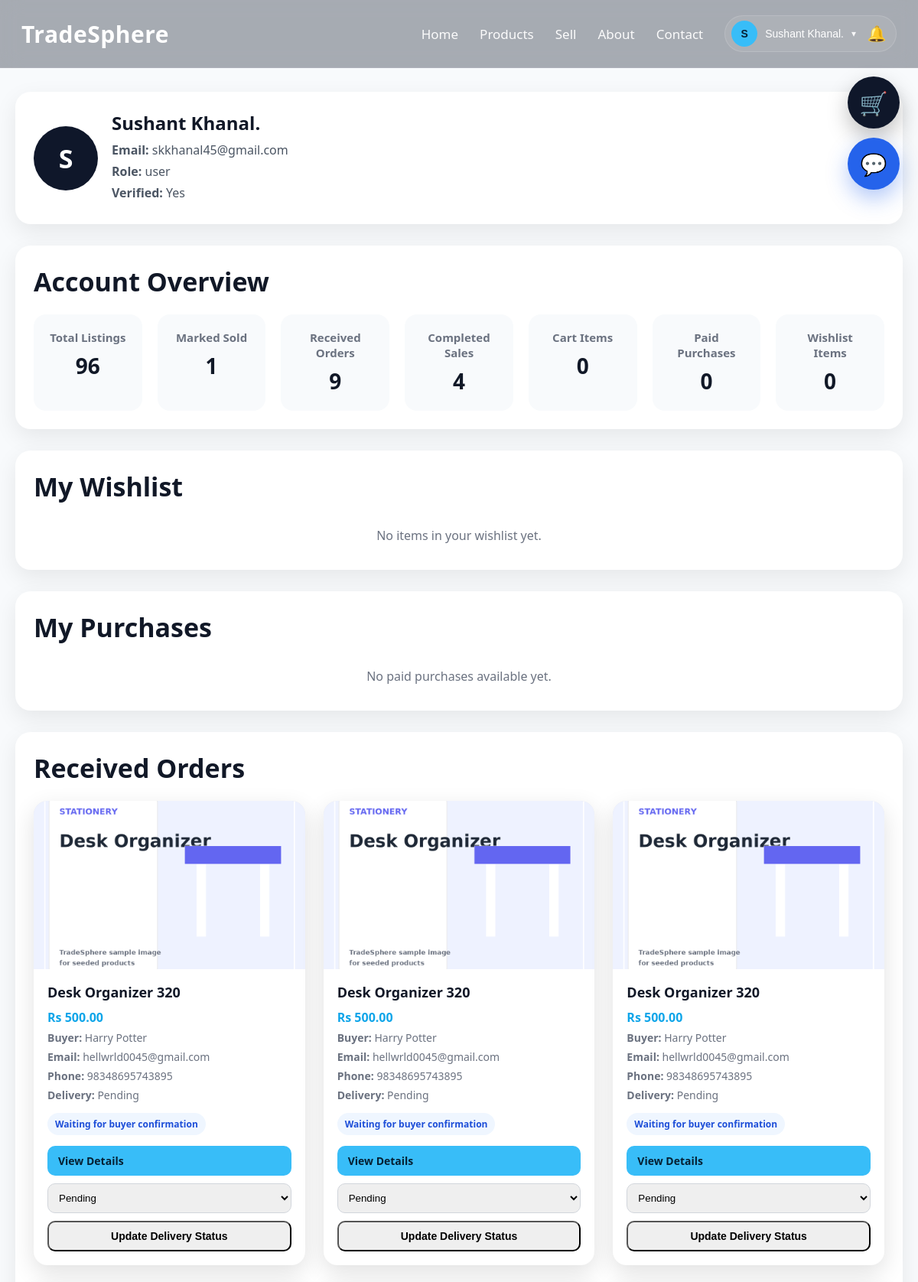
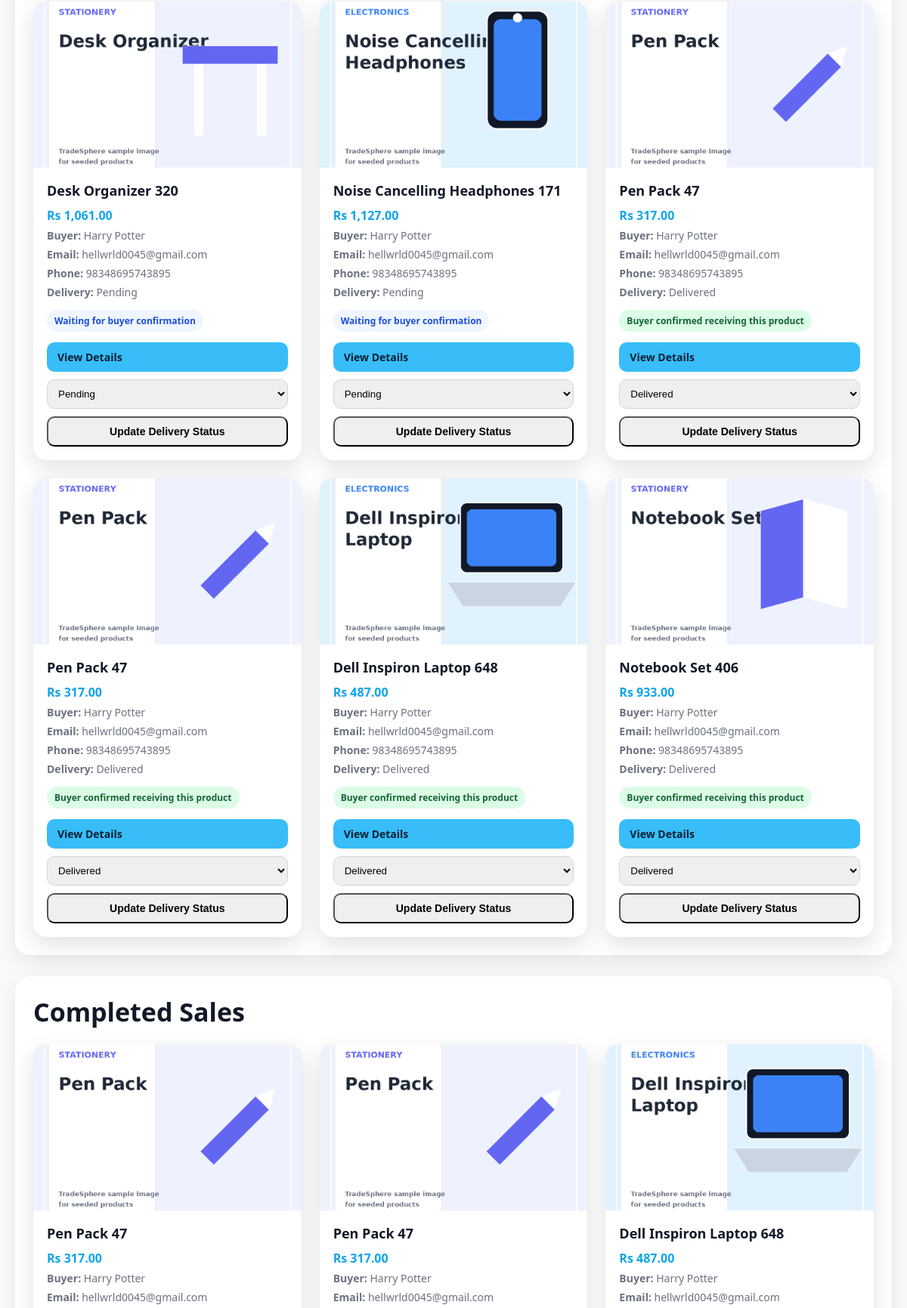
The app's page /profile.php (signed in, upper part) with its own data (2 pictures, top to bottom).
### tables this page shows
CREATE TABLE `users` (
  `id` int(11) NOT NULL,
  `name` varchar(100) DEFAULT NULL,
  `email` varchar(150) DEFAULT NULL,
  `password` varchar(255) DEFAULT NULL,
  `role` enum('user','admin') DEFAULT 'user',
  `is_verified` tinyint(1) DEFAULT 0,
  `email_otp` varchar(255) DEFAULT NULL,
  `otp_expires_at` datetime DEFAULT NULL,
  `reset_token` varchar(255) DEFAULT NULL,
  `reset_expires_at` datetime DEFAULT NULL,
  `created_at` timestamp NOT NULL DEFAULT current_timestamp()
);

CREATE TABLE `orders` (
  `id` int(11) NOT NULL,
  `user_id` int(11) NOT NULL,
  `product_id` int(11) NOT NULL,
  `seller_user_id` int(11) DEFAULT NULL,
  `buyer_name` varchar(120) NOT NULL,
  `buyer_email` varchar(120) NOT NULL,
  `buyer_phone` varchar(30) NOT NULL,
  `buyer_message` text DEFAULT NULL,
  `amount` decimal(10,2) NOT NULL,
  `quantity` int(11) NOT NULL DEFAULT 1,
  `transaction_uuid` varchar(120) NOT NULL,
  `payment_method` varchar(50) NOT NULL DEFAULT 'eSewa',
  `payment_status` varchar(50) NOT NULL DEFAULT 'pending',
  `order_status` varchar(50) NOT NULL DEFAULT 'placed',
  `seller_delivery_status` varchar(50) NOT NULL DEFAULT 'pending',
  `buyer_received` tinyint(1) NOT NULL DEFAULT 0,
  `delivered_at` datetime DEFAULT NULL,
  `buyer_received_at` datetime DEFAULT NULL,
  `seller_cleared` tinyint(1) NOT NULL DEFAULT 0,
  `esewa_ref_id` varchar(120) DEFAULT NULL,
  `created_at` timestamp NOT NULL DEFAULT current_timestamp(),
  `updated_at` timestamp NOT NULL DEFAULT current_timestamp() ON UPDATE current_timestamp()
);

CREATE TABLE `products` (
  `id` int(11) NOT NULL,
  `user_id` int(11) DEFAULT NULL,
  `name` varchar(255) DEFAULT NULL,
  `category_id` int(11) DEFAULT NULL,
  `price` decimal(10,2) DEFAULT NULL,
  `city` varchar(100) DEFAULT NULL,
  `seller_email` varchar(150) DEFAULT NULL,
  `contact_number` varchar(20) DEFAULT NULL,
  `contact_info` varchar(255) DEFAULT NULL,
  `image` varchar(255) DEFAULT NULL,
  `description` text DEFAULT NULL,
  `product_condition` varchar(50) DEFAULT NULL,
  `status` enum('available','sold') DEFAULT 'available',
  `created_at` timestamp NOT NULL DEFAULT current_timestamp(),
  `average_rating` decimal(3,2) NOT NULL DEFAULT 0.00,
  `rating_count` int(11) NOT NULL DEFAULT 0
);

### profile.php (the view, shortened to what the rows shown need)
<?php
include "config/db.php";
$userEmail = $conn->real_escape_string($_SESSION['user']);
$userRes = $conn->query("SELECT * FROM users WHERE email='$userEmail' LIMIT 1");
$user = $userRes ? $userRes->fetch_assoc() : null;
$userId = (int)$user['id'];
$highlightOrderId = 0;
$receivedOrders = $conn->query("
    SELECT
        o.*,
        p.name AS product_name,
        p.image AS product_image
    FROM orders o
    INNER JOIN products p ON o.product_id = p.id
    WHERE o.seller_user_id = $userId
    ORDER BY o.created_at DESC
");
$mySales = $conn->query("
    SELECT
        o.*,
        p.name AS product_name,
        p.image AS product_image
    FROM orders o
    INNER JOIN products p ON o.product_id = p.id
    WHERE o.seller_user_id = $userId
    AND o.buyer_received = 1
    ORDER BY o.buyer_received_at DESC, o.created_at DESC
");
?>
<!DOCTYPE html>
<html lang="en">
<head>
    <link rel="stylesheet" href="css/style.css">
</head>
<body>
<?php include "includes/navbar.php"; ?>
<div class="page-wrap">
    <div class="container">
        <div class="profile-section-card">
            <div class="profile-header-box">
                <div class="profile-avatar-lg"><?php echo htmlspecialchars($firstLetter); ?></div>
                <div class="profile-meta">
                    <h2 style="margin:0 0 8px 0;"><?php echo htmlspecialchars($user['name']); ?></h2>
                    <p><strong>Email:</strong> <?php echo htmlspecialchars($user['email']); ?></p>
                    <p><strong>Role:</strong> <?php echo htmlspecialchars($user['role']); ?></p>
                    <p><strong>Verified:</strong> <?php echo ((int)$user['is_verified'] === 1) ? "Yes" : "No"; ?></p>
                </div>
            </div>
        </div>
        <div class="profile-section-card">
            <h2 class="section-title" style="text-align:left; margin-bottom:20px;">Account Overview</h2>
        </div>
        <div class="profile-section-card" id="wishlist">
            <div class="wishlist-heading-row">
                <h2 class="section-title" style="text-align:left; margin-bottom:0;">My Wishlist</h2>
            </div>
        </div>
        <div class="profile-section-card" id="purchases">
            <h2 class="section-title" style="text-align:left; margin-bottom:20px;">My Purchases</h2>
        </div>
        <div class="profile-section-card" id="orders_received">
            <h2 class="section-title" style="text-align:left; margin-bottom:20px;">Received Orders</h2>
            <?php if ($receivedOrders && $receivedOrders->num_rows > 0): ?>
                <div class="products-grid">
                    <?php while ($row = $receivedOrders->fetch_assoc()): ?>
                        <div
                            class="product-card tracked-order-card <?php echo ($highlightOrderId === (int)$row['id']) ? 'active-track' : ''; ?>"
                            id="order-card-<?php echo (int)$row['id']; ?>"
                        >
                            <div class="product-image-wrap">
                                <img src="uploads/<?php echo htmlspecialchars($row['product_image']); ?>" alt="Ordered Product">
                            </div>
                            <div class="product-body">
                                <h3><?php echo htmlspecialchars($row['product_name']); ?></h3>
                                <p class="price">Rs <?php echo number_format((float)$row['amount'], 2); ?></p>
                                <p class="meta"><strong>Buyer:</strong> <?php echo htmlspecialchars($row['buyer_name']); ?></p>
                                <p class="meta"><strong>Email:</strong> <?php echo htmlspecialchars($row['buyer_email']); ?></p>
                                <p class="meta"><strong>Phone:</strong> <?php echo htmlspecialchars($row['buyer_phone']); ?></p>
                                <p class="meta"><strong>Delivery:</strong> <?php echo htmlspecialchars(ucwords(str_replace('_', ' ', $row['seller_delivery_status']))); ?></p>
                                <?php if ((int)$row['buyer_received'] === 1): ?>
                                    <span class="purchase-badge">Buyer confirmed receiving this product</span>
                                <?php else: ?>
                                    <span class="status-note">Waiting for buyer confirmation</span>
                                <?php endif; ?>
                                <div class="product-actions" style="display:flex; flex-direction:column; gap:10px; align-items:stretch;">
                                    <a href="product_details.php?id=<?php echo (int)$row['product_id']; ?>" class="small-btn primary">View Details</a>
                                    <form method="POST" style="margin:0;">
                                        <select name="seller_delivery_status" style="width:100%; padding:10px; border-radius:10px; border:1px solid #d1d5db; margin-bottom:10px;">
                                            <option value="pending" <?php echo ($row['seller_delivery_status'] === 'pending') ? 'selected' : ''; ?>>Pending</option>
                                            <option value="delivered" <?php echo ($row['seller_delivery_status'] === 'delivered') ? 'selected' : ''; ?>>Delivered</option>
                                        </select>
                                        <button type="submit" name="update_delivery_status" class="small-btn dark" style="width:100%;">
                                            Update Delivery Status
                                        </button>
                                    </form>
                                </div>
                            </div>
                        </div>
                    <?php endwhile; ?>
                </div>
            <?php else: ?>
                <p class="inline-empty">No received orders yet.</p>
            <?php endif; ?>
        </div>
        <div class="profile-section-card" id="sales">
            <h2 class="section-title" style="text-align:left; margin-bottom:20px;">Completed Sales</h2>
            <?php if ($mySales && $mySales->num_rows > 0): ?>
                <div class="products-grid">
                    <?php while ($row = $mySales->fetch_assoc()): ?>
                        <div class="product-card">
                            <div class="product-image-wrap">
                                <img src="uploads/<?php echo htmlspecialchars($row['product_image']); ?>" alt="Sold Product">
                            </div>
                            <div class="product-body">
                                <h3><?php echo htmlspecialchars($row['product_name']); ?></h3>
                                <p class="price">Rs <?php echo number_format((float)$row['amount'], 2); ?></p>
                                <p class="meta"><strong>Buyer:</strong> <?php echo htmlspecialchars($row['buyer_name']); ?></p>
                                <p class="meta"><strong>Email:</strong> <?php echo htmlspecialchars($row['buyer_email']); ?></p>
                            </div>
                        </div>
                    <?php endwhile; ?>
                </div>
            <?php else: ?>
                <p class="inline-empty">No completed sales yet.</p>
            <?php endif; ?>
        </div>
    </div>
</div>
</body>
</html>

### includes/navbar.php (shortened to what the rows shown need)
<?php
include_once __DIR__ . "/../config/db.php";
$navUser = null;
if (isset($_SESSION['user'])) {
    $navEmail = $conn->real_escape_string($_SESSION['user']);
    $navRes = $conn->query("
        SELECT id, name, email
        FROM users
        WHERE email='$navEmail'
        LIMIT 1
    ");
    $navUser = $navRes ? $navRes->fetch_assoc() : null;
}
$firstLetter = $navUser ? strtoupper(substr($navUser['name'], 0, 1)) : "U";
?>
<nav class="navbar">
    <div class="navbar-inner">
        <div class="nav-links" id="navLinks">
            <?php if ($navUser): ?>
                <div class="profile-menu">
                    <div class="profile-combo">
                        <button type="button" class="profile-toggle" id="profileToggle">
                            <span class="profile-avatar">
                                <?php echo htmlspecialchars($firstLetter); ?>
                            </span>
                            <span class="profile-name">
                                <?php echo htmlspecialchars($navUser['name']); ?>
                            </span>
                            <span class="profile-caret">▾</span>
                        </button>
                        <button
                            type="button"
                            class="notification-btn"
                            onclick="toggleNotifications()"
                            title="Notifications"
                        >
                            🔔
                        </button>
                    </div>
                </div>
            <?php else: ?>
                <a href="login.php">Login</a>
                <a href="register.php" class="nav-btn">Register</a>
            <?php endif; ?>
        </div>
    </div>
</nav>

### records on screen
users: name "S", name "Sushant Khanal.", email "skkhanal45@gmail.com", role "user"
orders: product.image (picture), product.name "Desk Organizer 320", amount "500.00", buyer_name "Harry Potter", buyer_email "hellwrld0045@gmail.com", buyer_phone "98348695743895", seller_delivery_status "Pending", buyer_received "Waiting for buyer confirmation"
orders: product.image (picture), product.name "Desk Organizer 320", amount "500.00", buyer_name "Harry Potter", buyer_email "hellwrld0045@gmail.com", buyer_phone "98348695743895", seller_delivery_status "Pending", buyer_received "Waiting for buyer confirmation"
orders: product.image (picture), product.name "Desk Organizer 320", amount "500.00", buyer_name "Harry Potter", buyer_email "hellwrld0045@gmail.com", buyer_phone "98348695743895", seller_delivery_status "Pending", buyer_received "Waiting for buyer confirmation"
orders: product.image (picture), product.name "Desk Organizer 320", amount "1,061.00", buyer_name "Harry Potter", buyer_email "hellwrld0045@gmail.com", buyer_phone "98348695743895", seller_delivery_status "Pending", buyer_received "Waiting for buyer confirmation"
orders: product.image (picture), product.name "Noise Cancelling Headphones 171", amount "1,127.00", buyer_name "Harry Potter", buyer_email "hellwrld0045@gmail.com", buyer_phone "98348695743895", seller_delivery_status "Pending", buyer_received "Waiting for buyer confirmation"
orders: product.image (picture), product.name "Pen Pack 47", amount "317.00", buyer_name "Harry Potter", buyer_email "hellwrld0045@gmail.com", buyer_phone "98348695743895", seller_delivery_status "Delivered", buyer_received "Buyer confirmed receiving this product"
orders: product.image (picture), product.name "Pen Pack 47", amount "317.00", buyer_name "Harry Potter", buyer_email "hellwrld0045@gmail.com", buyer_phone "98348695743895", seller_delivery_status "Delivered", buyer_received "Buyer confirmed receiving this product"
orders: product.image (picture), product.name "Dell Inspiron Laptop 648", amount "487.00", buyer_name "Harry Potter", buyer_email "hellwrld0045@gmail.com", buyer_phone "98348695743895", seller_delivery_status "Delivered", buyer_received "Buyer confirmed receiving this product"
orders: product.image (picture), product.name "Notebook Set 406", amount "933.00", buyer_name "Harry Potter", buyer_email "hellwrld0045@gmail.com", buyer_phone "98348695743895", seller_delivery_status "Delivered", buyer_received "Buyer confirmed receiving this product"

### other values on screen
$totalListings "96"
$soldListings "1"
$receivedOrdersCount "9"
$completedSales "4"
$cartItems "0"
$totalPurchases "0"
$wishlistCount "0"
